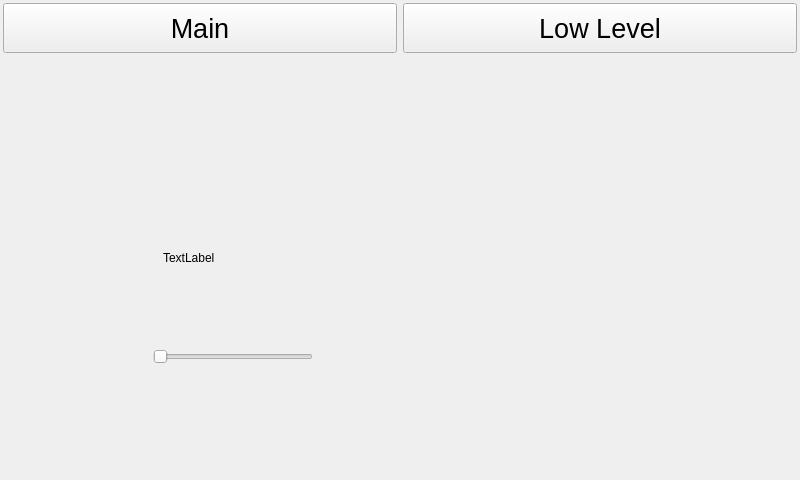
<?xml version="1.0" encoding="UTF-8"?>
<ui version="4.0">
 <class>MainWindow</class>
 <widget class="QMainWindow" name="MainWindow">
  <property name="geometry">
   <rect>
    <x>0</x>
    <y>0</y>
    <width>800</width>
    <height>480</height>
   </rect>
  </property>
  <property name="sizePolicy">
   <sizepolicy hsizetype="Preferred" vsizetype="Preferred">
    <horstretch>0</horstretch>
    <verstretch>0</verstretch>
   </sizepolicy>
  </property>
  <property name="windowTitle">
   <string>MainWindow</string>
  </property>
  <widget class="QWidget" name="centralwidget">
   <layout class="QVBoxLayout" name="verticalLayout">
    <property name="leftMargin">
     <number>3</number>
    </property>
    <property name="topMargin">
     <number>3</number>
    </property>
    <property name="rightMargin">
     <number>3</number>
    </property>
    <property name="bottomMargin">
     <number>3</number>
    </property>
    <item>
     <layout class="QHBoxLayout" name="horizontalLayout">
      <property name="leftMargin">
       <number>0</number>
      </property>
      <property name="topMargin">
       <number>0</number>
      </property>
      <property name="rightMargin">
       <number>0</number>
      </property>
      <property name="bottomMargin">
       <number>0</number>
      </property>
      <item>
       <widget class="QPushButton" name="pushButtonPageMain">
        <property name="minimumSize">
         <size>
          <width>80</width>
          <height>50</height>
         </size>
        </property>
        <property name="font">
         <font>
          <pointsize>20</pointsize>
         </font>
        </property>
        <property name="text">
         <string>Main</string>
        </property>
       </widget>
      </item>
      <item>
       <widget class="QPushButton" name="pushButtonPageLowLevel">
        <property name="minimumSize">
         <size>
          <width>80</width>
          <height>50</height>
         </size>
        </property>
        <property name="font">
         <font>
          <pointsize>20</pointsize>
         </font>
        </property>
        <property name="text">
         <string>Low Level</string>
        </property>
       </widget>
      </item>
     </layout>
    </item>
    <item>
     <widget class="QStackedWidget" name="stackedWidget">
      <property name="currentIndex">
       <number>0</number>
      </property>
      <widget class="QWidget" name="pageMain">
       <widget class="QSlider" name="horizontalSlider">
        <property name="geometry">
         <rect>
          <x>150</x>
          <y>290</y>
          <width>160</width>
          <height>16</height>
         </rect>
        </property>
        <property name="maximum">
         <number>17</number>
        </property>
        <property name="orientation">
         <enum>Qt::Horizontal</enum>
        </property>
       </widget>
       <widget class="QLabel" name="label">
        <property name="geometry">
         <rect>
          <x>160</x>
          <y>190</y>
          <width>66</width>
          <height>17</height>
         </rect>
        </property>
        <property name="text">
         <string>TextLabel</string>
        </property>
       </widget>
      </widget>
      <widget class="QWidget" name="pageLowLevel">
       <property name="sizePolicy">
        <sizepolicy hsizetype="Preferred" vsizetype="Preferred">
         <horstretch>0</horstretch>
         <verstretch>0</verstretch>
        </sizepolicy>
       </property>
       <layout class="QVBoxLayout" name="verticalLayout_2">
        <property name="leftMargin">
         <number>0</number>
        </property>
        <property name="topMargin">
         <number>0</number>
        </property>
        <property name="rightMargin">
         <number>0</number>
        </property>
        <property name="bottomMargin">
         <number>0</number>
        </property>
        <item>
         <layout class="QGridLayout" name="gridLayout" columnstretch="0,0,0,0,0">
          <property name="leftMargin">
           <number>0</number>
          </property>
          <property name="topMargin">
           <number>0</number>
          </property>
          <property name="rightMargin">
           <number>0</number>
          </property>
          <property name="bottomMargin">
           <number>0</number>
          </property>
          <property name="spacing">
           <number>3</number>
          </property>
          <item row="0" column="3">
           <widget class="QFrame" name="frame_4">
            <property name="frameShape">
             <enum>QFrame::StyledPanel</enum>
            </property>
            <property name="frameShadow">
             <enum>QFrame::Raised</enum>
            </property>
            <layout class="QVBoxLayout" name="verticalLayout_7">
             <item>
              <widget class="QLabel" name="label_10">
               <property name="font">
                <font>
                 <pointsize>16</pointsize>
                </font>
               </property>
               <property name="text">
                <string>Last Action</string>
               </property>
               <property name="alignment">
                <set>Qt::AlignCenter</set>
               </property>
              </widget>
             </item>
             <item>
              <widget class="QLabel" name="labelLowLevelLastAction">
               <property name="font">
                <font>
                 <pointsize>16</pointsize>
                 <bold>true</bold>
                </font>
               </property>
               <property name="text">
                <string>-</string>
               </property>
               <property name="alignment">
                <set>Qt::AlignCenter</set>
               </property>
              </widget>
             </item>
            </layout>
           </widget>
          </item>
          <item row="0" column="2">
           <widget class="QFrame" name="frame_20">
            <property name="frameShape">
             <enum>QFrame::StyledPanel</enum>
            </property>
            <property name="frameShadow">
             <enum>QFrame::Raised</enum>
            </property>
            <layout class="QVBoxLayout" name="verticalLayout_6">
             <item>
              <widget class="QLabel" name="label_9">
               <property name="font">
                <font>
                 <pointsize>16</pointsize>
                </font>
               </property>
               <property name="text">
                <string>Homing offset</string>
               </property>
               <property name="alignment">
                <set>Qt::AlignCenter</set>
               </property>
              </widget>
             </item>
             <item>
              <widget class="QLabel" name="labelLowLevelHomeOffset">
               <property name="font">
                <font>
                 <pointsize>16</pointsize>
                 <bold>true</bold>
                </font>
               </property>
               <property name="text">
                <string>-</string>
               </property>
               <property name="alignment">
                <set>Qt::AlignCenter</set>
               </property>
              </widget>
             </item>
            </layout>
           </widget>
          </item>
          <item row="0" column="1">
           <widget class="QFrame" name="frame_2">
            <property name="frameShape">
             <enum>QFrame::StyledPanel</enum>
            </property>
            <property name="frameShadow">
             <enum>QFrame::Raised</enum>
            </property>
            <layout class="QVBoxLayout" name="verticalLayout_3">
             <item>
              <widget class="QLabel" name="label_2">
               <property name="font">
                <font>
                 <pointsize>16</pointsize>
                </font>
               </property>
               <property name="text">
                <string>Axis Position</string>
               </property>
               <property name="alignment">
                <set>Qt::AlignCenter</set>
               </property>
              </widget>
             </item>
             <item>
              <widget class="QLabel" name="labelLowLevelAxisPosition">
               <property name="font">
                <font>
                 <pointsize>16</pointsize>
                 <bold>true</bold>
                </font>
               </property>
               <property name="text">
                <string>-</string>
               </property>
               <property name="alignment">
                <set>Qt::AlignCenter</set>
               </property>
              </widget>
             </item>
            </layout>
           </widget>
          </item>
          <item row="0" column="0">
           <widget class="QFrame" name="frame">
            <property name="frameShape">
             <enum>QFrame::StyledPanel</enum>
            </property>
            <property name="frameShadow">
             <enum>QFrame::Raised</enum>
            </property>
            <layout class="QVBoxLayout" name="verticalLayout_5">
             <item>
              <widget class="QLabel" name="label_3">
               <property name="font">
                <font>
                 <pointsize>16</pointsize>
                 <bold>false</bold>
                </font>
               </property>
               <property name="text">
                <string>Logical Position</string>
               </property>
               <property name="alignment">
                <set>Qt::AlignCenter</set>
               </property>
              </widget>
             </item>
             <item>
              <widget class="QLabel" name="labelLowLevelLogicalPosition">
               <property name="font">
                <font>
                 <pointsize>16</pointsize>
                 <bold>true</bold>
                </font>
               </property>
               <property name="text">
                <string>-</string>
               </property>
               <property name="alignment">
                <set>Qt::AlignCenter</set>
               </property>
              </widget>
             </item>
            </layout>
           </widget>
          </item>
          <item row="0" column="4">
           <widget class="QFrame" name="frame">
            <property name="frameShape">
             <enum>QFrame::StyledPanel</enum>
            </property>
            <property name="frameShadow">
             <enum>QFrame::Raised</enum>
            </property>
            <layout class="QVBoxLayout" name="verticalLayout_8">
             <item>
              <widget class="QLabel" name="label_11">
               <property name="font">
                <font>
                 <pointsize>16</pointsize>
                </font>
               </property>
               <property name="text">
                <string>Last Error</string>
               </property>
               <property name="alignment">
                <set>Qt::AlignCenter</set>
               </property>
              </widget>
             </item>
             <item>
              <widget class="QLabel" name="labelLowLevelLastError">
               <property name="font">
                <font>
                 <pointsize>16</pointsize>
                 <bold>true</bold>
                </font>
               </property>
               <property name="text">
                <string>-</string>
               </property>
               <property name="alignment">
                <set>Qt::AlignCenter</set>
               </property>
              </widget>
             </item>
            </layout>
           </widget>
          </item>
          <item row="1" column="0">
           <widget class="QFrame" name="frame_4">
            <property name="sizePolicy">
             <sizepolicy hsizetype="Preferred" vsizetype="Preferred">
              <horstretch>0</horstretch>
              <verstretch>0</verstretch>
             </sizepolicy>
            </property>
            <property name="frameShape">
             <enum>QFrame::StyledPanel</enum>
            </property>
            <property name="frameShadow">
             <enum>QFrame::Raised</enum>
            </property>
            <layout class="QVBoxLayout" name="verticalLayout_9">
             <item>
              <widget class="QLabel" name="label_4">
               <property name="font">
                <font>
                 <pointsize>20</pointsize>
                 <bold>true</bold>
                </font>
               </property>
               <property name="text">
                <string>Bridge</string>
               </property>
               <property name="alignment">
                <set>Qt::AlignCenter</set>
               </property>
              </widget>
             </item>
             <item>
              <spacer name="verticalSpacer">
               <property name="orientation">
                <enum>Qt::Vertical</enum>
               </property>
               <property name="sizeType">
                <enum>QSizePolicy::Expanding</enum>
               </property>
               <property name="sizeHint" stdset="0">
                <size>
                 <width>20</width>
                 <height>40</height>
                </size>
               </property>
              </spacer>
             </item>
             <item>
              <widget class="QPushButton" name="pushButtonLowLevelBridgeLock">
               <property name="minimumSize">
                <size>
                 <width>80</width>
                 <height>50</height>
                </size>
               </property>
               <property name="font">
                <font>
                 <pointsize>16</pointsize>
                </font>
               </property>
               <property name="text">
                <string>Lock</string>
               </property>
              </widget>
             </item>
             <item>
              <widget class="QPushButton" name="pushButtonLowLevelBridgeUnlock">
               <property name="minimumSize">
                <size>
                 <width>80</width>
                 <height>50</height>
                </size>
               </property>
               <property name="font">
                <font>
                 <pointsize>16</pointsize>
                </font>
               </property>
               <property name="text">
                <string>Unlock</string>
               </property>
              </widget>
             </item>
            </layout>
           </widget>
          </item>
          <item row="1" column="1">
           <widget class="QFrame" name="frame_3">
            <property name="sizePolicy">
             <sizepolicy hsizetype="Preferred" vsizetype="Preferred">
              <horstretch>0</horstretch>
              <verstretch>0</verstretch>
             </sizepolicy>
            </property>
            <property name="frameShape">
             <enum>QFrame::StyledPanel</enum>
            </property>
            <property name="frameShadow">
             <enum>QFrame::Raised</enum>
            </property>
            <layout class="QVBoxLayout" name="verticalLayout_4">
             <item>
              <widget class="QLabel" name="label_5">
               <property name="font">
                <font>
                 <pointsize>20</pointsize>
                 <bold>true</bold>
                </font>
               </property>
               <property name="text">
                <string>Power</string>
               </property>
               <property name="alignment">
                <set>Qt::AlignCenter</set>
               </property>
              </widget>
             </item>
             <item>
              <spacer name="verticalSpacer_2">
               <property name="orientation">
                <enum>Qt::Vertical</enum>
               </property>
               <property name="sizeHint" stdset="0">
                <size>
                 <width>20</width>
                 <height>40</height>
                </size>
               </property>
              </spacer>
             </item>
             <item>
              <widget class="QPushButton" name="pushButtonLowLevelPowerOff">
               <property name="minimumSize">
                <size>
                 <width>80</width>
                 <height>50</height>
                </size>
               </property>
               <property name="font">
                <font>
                 <pointsize>16</pointsize>
                </font>
               </property>
               <property name="text">
                <string>Off</string>
               </property>
              </widget>
             </item>
             <item>
              <widget class="QPushButton" name="pushButtonLowLevelPowerOnDot">
               <property name="minimumSize">
                <size>
                 <width>80</width>
                 <height>50</height>
                </size>
               </property>
               <property name="font">
                <font>
                 <pointsize>16</pointsize>
                </font>
               </property>
               <property name="text">
                <string>On Dot</string>
               </property>
              </widget>
             </item>
             <item>
              <widget class="QPushButton" name="pushButtonLowLevelPowerOnNoDot">
               <property name="minimumSize">
                <size>
                 <width>80</width>
                 <height>50</height>
                </size>
               </property>
               <property name="font">
                <font>
                 <pointsize>16</pointsize>
                </font>
               </property>
               <property name="text">
                <string>On No Dot</string>
               </property>
              </widget>
             </item>
            </layout>
           </widget>
          </item>
          <item row="1" column="2">
           <widget class="QFrame" name="frame_5">
            <property name="sizePolicy">
             <sizepolicy hsizetype="Preferred" vsizetype="Preferred">
              <horstretch>0</horstretch>
              <verstretch>0</verstretch>
             </sizepolicy>
            </property>
            <property name="frameShape">
             <enum>QFrame::StyledPanel</enum>
            </property>
            <property name="frameShadow">
             <enum>QFrame::Raised</enum>
            </property>
            <layout class="QVBoxLayout" name="verticalLayout_10">
             <item>
              <widget class="QLabel" name="label_6">
               <property name="font">
                <font>
                 <pointsize>20</pointsize>
                 <bold>true</bold>
                </font>
               </property>
               <property name="text">
                <string>Logical</string>
               </property>
               <property name="alignment">
                <set>Qt::AlignCenter</set>
               </property>
              </widget>
             </item>
             <item>
              <spacer name="verticalSpacer_5">
               <property name="orientation">
                <enum>Qt::Vertical</enum>
               </property>
               <property name="sizeHint" stdset="0">
                <size>
                 <width>20</width>
                 <height>40</height>
                </size>
               </property>
              </spacer>
             </item>
             <item>
              <widget class="QPushButton" name="pushButtonLowLevelInit">
               <property name="minimumSize">
                <size>
                 <width>80</width>
                 <height>50</height>
                </size>
               </property>
               <property name="font">
                <font>
                 <pointsize>16</pointsize>
                </font>
               </property>
               <property name="text">
                <string>Init</string>
               </property>
              </widget>
             </item>
             <item>
              <widget class="QPushButton" name="LowLevelTurnPlusOne">
               <property name="minimumSize">
                <size>
                 <width>80</width>
                 <height>50</height>
                </size>
               </property>
               <property name="font">
                <font>
                 <pointsize>16</pointsize>
                </font>
               </property>
               <property name="text">
                <string>+1</string>
               </property>
              </widget>
             </item>
             <item>
              <widget class="QPushButton" name="pushButtonLowLevelTurnMinusOne">
               <property name="minimumSize">
                <size>
                 <width>80</width>
                 <height>50</height>
                </size>
               </property>
               <property name="font">
                <font>
                 <pointsize>16</pointsize>
                </font>
               </property>
               <property name="text">
                <string>-1</string>
               </property>
              </widget>
             </item>
             <item>
              <widget class="QPushButton" name="pushButtonLowLevelTurn180">
               <property name="minimumSize">
                <size>
                 <width>80</width>
                 <height>50</height>
                </size>
               </property>
               <property name="font">
                <font>
                 <pointsize>16</pointsize>
                </font>
               </property>
               <property name="text">
                <string>180°</string>
               </property>
              </widget>
             </item>
            </layout>
           </widget>
          </item>
          <item row="1" column="3" colspan="2">
           <widget class="QFrame" name="frame_6">
            <property name="sizePolicy">
             <sizepolicy hsizetype="Preferred" vsizetype="Preferred">
              <horstretch>0</horstretch>
              <verstretch>0</verstretch>
             </sizepolicy>
            </property>
            <property name="frameShape">
             <enum>QFrame::StyledPanel</enum>
            </property>
            <property name="frameShadow">
             <enum>QFrame::Raised</enum>
            </property>
            <layout class="QVBoxLayout" name="verticalLayout_11">
             <item>
              <widget class="QLabel" name="label_7">
               <property name="font">
                <font>
                 <pointsize>20</pointsize>
                 <bold>true</bold>
                </font>
               </property>
               <property name="text">
                <string>Calibration</string>
               </property>
               <property name="alignment">
                <set>Qt::AlignCenter</set>
               </property>
              </widget>
             </item>
             <item>
              <spacer name="verticalSpacer_4">
               <property name="orientation">
                <enum>Qt::Vertical</enum>
               </property>
               <property name="sizeHint" stdset="0">
                <size>
                 <width>20</width>
                 <height>40</height>
                </size>
               </property>
              </spacer>
             </item>
             <item>
              <layout class="QHBoxLayout" name="horizontalLayout_5">
               <property name="leftMargin">
                <number>0</number>
               </property>
               <property name="topMargin">
                <number>0</number>
               </property>
               <property name="rightMargin">
                <number>0</number>
               </property>
               <property name="bottomMargin">
                <number>0</number>
               </property>
               <item>
                <widget class="QPushButton" name="pushButtonLowLevelReset">
                 <property name="minimumSize">
                  <size>
                   <width>80</width>
                   <height>50</height>
                  </size>
                 </property>
                 <property name="font">
                  <font>
                   <pointsize>16</pointsize>
                  </font>
                 </property>
                 <property name="text">
                  <string>Reset</string>
                 </property>
                </widget>
               </item>
               <item>
                <widget class="QPushButton" name="pushButtonLowLevelSave">
                 <property name="minimumSize">
                  <size>
                   <width>80</width>
                   <height>50</height>
                  </size>
                 </property>
                 <property name="font">
                  <font>
                   <pointsize>16</pointsize>
                  </font>
                 </property>
                 <property name="text">
                  <string>Save</string>
                 </property>
                </widget>
               </item>
              </layout>
             </item>
             <item>
              <layout class="QHBoxLayout" name="horizontalLayout_6">
               <property name="leftMargin">
                <number>0</number>
               </property>
               <property name="topMargin">
                <number>0</number>
               </property>
               <property name="rightMargin">
                <number>0</number>
               </property>
               <property name="bottomMargin">
                <number>0</number>
               </property>
               <item>
                <widget class="QPushButton" name="pushButtonCW1_0">
                 <property name="minimumSize">
                  <size>
                   <width>80</width>
                   <height>50</height>
                  </size>
                 </property>
                 <property name="font">
                  <font>
                   <pointsize>16</pointsize>
                  </font>
                 </property>
                 <property name="text">
                  <string>CW 1.0</string>
                 </property>
                </widget>
               </item>
               <item>
                <widget class="QPushButton" name="pushButtonCW0_1">
                 <property name="minimumSize">
                  <size>
                   <width>80</width>
                   <height>50</height>
                  </size>
                 </property>
                 <property name="font">
                  <font>
                   <pointsize>16</pointsize>
                  </font>
                 </property>
                 <property name="text">
                  <string>CW 0.1</string>
                 </property>
                </widget>
               </item>
              </layout>
             </item>
             <item>
              <layout class="QHBoxLayout" name="horizontalLayout_7">
               <item>
                <widget class="QPushButton" name="pushButtonCCW1_0">
                 <property name="minimumSize">
                  <size>
                   <width>80</width>
                   <height>50</height>
                  </size>
                 </property>
                 <property name="font">
                  <font>
                   <pointsize>16</pointsize>
                  </font>
                 </property>
                 <property name="text">
                  <string>CCW 1.0</string>
                 </property>
                </widget>
               </item>
               <item>
                <widget class="QPushButton" name="pushButtonCCW0_1">
                 <property name="minimumSize">
                  <size>
                   <width>80</width>
                   <height>50</height>
                  </size>
                 </property>
                 <property name="font">
                  <font>
                   <pointsize>16</pointsize>
                  </font>
                 </property>
                 <property name="text">
                  <string>CCW 0.1</string>
                 </property>
                </widget>
               </item>
              </layout>
             </item>
            </layout>
           </widget>
          </item>
         </layout>
        </item>
       </layout>
      </widget>
     </widget>
    </item>
   </layout>
  </widget>
 </widget>
 <resources/>
 <connections/>
</ui>
